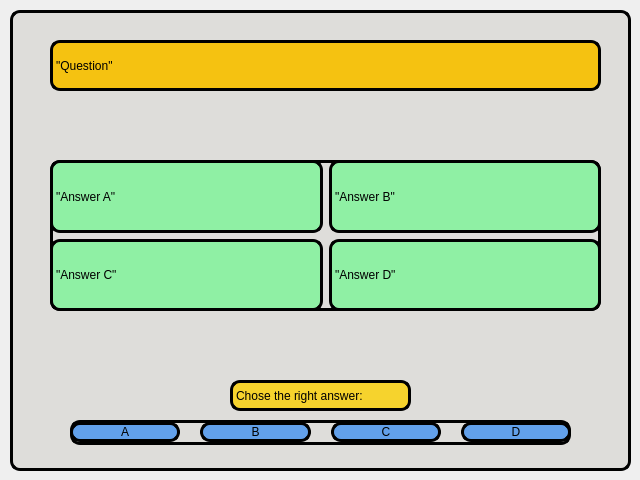
<?xml version="1.0" encoding="UTF-8"?>
<ui version="4.0">
 <class>game_window</class>
 <widget class="QDialog" name="game_window">
  <property name="geometry">
   <rect>
    <x>0</x>
    <y>0</y>
    <width>640</width>
    <height>480</height>
   </rect>
  </property>
  <property name="windowTitle">
   <string>game_window</string>
  </property>
  <widget class="QFrame" name="frame">
   <property name="geometry">
    <rect>
     <x>10</x>
     <y>10</y>
     <width>621</width>
     <height>461</height>
    </rect>
   </property>
   <property name="styleSheet">
    <string notr="true">background-color:rgb(222, 221, 218);
border: 3px solid rgb(0, 0, 0);
border-radius: 10px;
</string>
   </property>
   <property name="frameShape">
    <enum>QFrame::StyledPanel</enum>
   </property>
   <property name="frameShadow">
    <enum>QFrame::Raised</enum>
   </property>
   <widget class="QLabel" name="question_label">
    <property name="geometry">
     <rect>
      <x>40</x>
      <y>30</y>
      <width>551</width>
      <height>51</height>
     </rect>
    </property>
    <property name="styleSheet">
     <string notr="true">background-color: rgb(245, 194, 17);
border: 3px solid rgb(0, 0, 0);
border-radius: 10px;
</string>
    </property>
    <property name="text">
     <string>&quot;Question&quot;</string>
    </property>
   </widget>
   <widget class="QLabel" name="question_label_2">
    <property name="geometry">
     <rect>
      <x>220</x>
      <y>370</y>
      <width>181</width>
      <height>31</height>
     </rect>
    </property>
    <property name="styleSheet">
     <string notr="true">background-color: rgb(246, 211, 45);
border: 3px solid rgb(0, 0, 0);
border-radius: 10px;
</string>
    </property>
    <property name="text">
     <string>Chose the right answer:</string>
    </property>
   </widget>
   <widget class="QWidget" name="">
    <property name="geometry">
     <rect>
      <x>40</x>
      <y>150</y>
      <width>551</width>
      <height>151</height>
     </rect>
    </property>
    <layout class="QGridLayout" name="gridLayout">
     <item row="1" column="1">
      <widget class="QLabel" name="answer_D_label">
       <property name="styleSheet">
        <string notr="true">background-color: rgb(143, 240, 164);
border: 3px solid rgb(0, 0, 0);
border-radius: 10px;
</string>
       </property>
       <property name="text">
        <string>&quot;Answer D&quot;</string>
       </property>
      </widget>
     </item>
     <item row="0" column="0">
      <widget class="QLabel" name="answer_A_label">
       <property name="styleSheet">
        <string notr="true">background-color: rgb(143, 240, 164);
border: 3px solid rgb(0, 0, 0);
border-radius: 10px;
</string>
       </property>
       <property name="text">
        <string>&quot;Answer A&quot;</string>
       </property>
      </widget>
     </item>
     <item row="1" column="0">
      <widget class="QLabel" name="answer_C_label">
       <property name="styleSheet">
        <string notr="true">background-color: rgb(143, 240, 164);
border: 3px solid rgb(0, 0, 0);
border-radius: 10px;
</string>
       </property>
       <property name="text">
        <string>&quot;Answer C&quot;</string>
       </property>
      </widget>
     </item>
     <item row="0" column="1">
      <widget class="QLabel" name="answer_B_label">
       <property name="styleSheet">
        <string notr="true">background-color: rgb(143, 240, 164);
border: 3px solid rgb(0, 0, 0);
border-radius: 10px;
</string>
       </property>
       <property name="text">
        <string>&quot;Answer B&quot;</string>
       </property>
      </widget>
     </item>
    </layout>
   </widget>
   <widget class="QWidget" name="">
    <property name="geometry">
     <rect>
      <x>60</x>
      <y>410</y>
      <width>501</width>
      <height>25</height>
     </rect>
    </property>
    <layout class="QHBoxLayout" name="horizontalLayout">
     <property name="spacing">
      <number>20</number>
     </property>
     <item>
      <widget class="QPushButton" name="A_button">
       <property name="styleSheet">
        <string notr="true">background-color: rgb(98, 160, 234);</string>
       </property>
       <property name="text">
        <string>A</string>
       </property>
      </widget>
     </item>
     <item>
      <widget class="QPushButton" name="B_button">
       <property name="styleSheet">
        <string notr="true">background-color: rgb(98, 160, 234);</string>
       </property>
       <property name="text">
        <string>B</string>
       </property>
      </widget>
     </item>
     <item>
      <widget class="QPushButton" name="C_button">
       <property name="styleSheet">
        <string notr="true">background-color: rgb(98, 160, 234);</string>
       </property>
       <property name="text">
        <string>C</string>
       </property>
      </widget>
     </item>
     <item>
      <widget class="QPushButton" name="D_button">
       <property name="styleSheet">
        <string notr="true">background-color: rgb(98, 160, 234);</string>
       </property>
       <property name="text">
        <string>D</string>
       </property>
      </widget>
     </item>
    </layout>
   </widget>
  </widget>
 </widget>
 <resources/>
 <connections/>
</ui>
